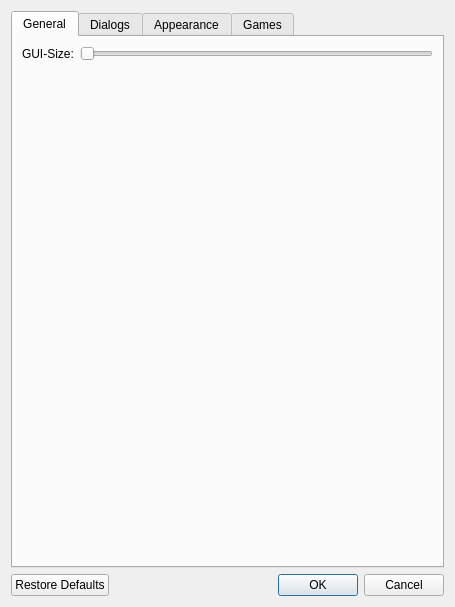
<?xml version="1.0" encoding="UTF-8"?>
<ui version="4.0">
 <class>dlgPreferences</class>
 <widget class="QDialog" name="dlgPreferences">
  <property name="geometry">
   <rect>
    <x>0</x>
    <y>0</y>
    <width>455</width>
    <height>607</height>
   </rect>
  </property>
  <property name="sizePolicy">
   <sizepolicy hsizetype="Fixed" vsizetype="Fixed">
    <horstretch>0</horstretch>
    <verstretch>0</verstretch>
   </sizepolicy>
  </property>
  <property name="windowTitle">
   <string>Dialog</string>
  </property>
  <layout class="QVBoxLayout" name="verticalLayout_6">
   <item>
    <widget class="QTabWidget" name="tabWidget">
     <property name="enabled">
      <bool>true</bool>
     </property>
     <property name="tabPosition">
      <enum>QTabWidget::North</enum>
     </property>
     <property name="tabShape">
      <enum>QTabWidget::Rounded</enum>
     </property>
     <property name="currentIndex">
      <number>0</number>
     </property>
     <widget class="QWidget" name="tabGeneral">
      <attribute name="title">
       <string>General</string>
      </attribute>
      <layout class="QVBoxLayout" name="verticalLayout_7">
       <item>
        <layout class="QHBoxLayout" name="horizontalLayout">
         <item>
          <widget class="qlWin::CtrlLabel" name="m_pLblGuiSize">
           <property name="text">
            <string>GUI-Size:</string>
           </property>
          </widget>
         </item>
         <item>
          <widget class="qlWin::CtrlSlider" name="m_pSldGuiSize">
           <property name="orientation">
            <enum>Qt::Horizontal</enum>
           </property>
          </widget>
         </item>
        </layout>
       </item>
       <item>
        <spacer name="verticalSpacer_4">
         <property name="orientation">
          <enum>Qt::Vertical</enum>
         </property>
         <property name="sizeHint" stdset="0">
          <size>
           <width>20</width>
           <height>413</height>
          </size>
         </property>
        </spacer>
       </item>
      </layout>
     </widget>
     <widget class="QWidget" name="tabDialogs">
      <attribute name="title">
       <string>Dialogs</string>
      </attribute>
      <layout class="QVBoxLayout" name="verticalLayout_9">
       <item>
        <widget class="QGroupBox" name="groupBox">
         <property name="title">
          <string>Navigator</string>
         </property>
         <layout class="QVBoxLayout" name="verticalLayout_8">
          <item>
           <layout class="QHBoxLayout" name="horizontalLayout_2">
            <item>
             <widget class="QLabel" name="m_pLblNavFrame">
              <property name="enabled">
               <bool>true</bool>
              </property>
              <property name="minimumSize">
               <size>
                <width>90</width>
                <height>0</height>
               </size>
              </property>
              <property name="text">
               <string>Visible Frame:</string>
              </property>
             </widget>
            </item>
            <item>
             <widget class="QLabel" name="m_pLblNavFrameThickness">
              <property name="text">
               <string>Thickness:</string>
              </property>
             </widget>
            </item>
            <item>
             <widget class="qlWin::CtrlSpinBox" name="m_pSbNavFrameThickness">
              <property name="suffix">
               <string/>
              </property>
              <property name="minimum">
               <number>1</number>
              </property>
              <property name="maximum">
               <number>5</number>
              </property>
             </widget>
            </item>
            <item>
             <widget class="qlWin::CtrlCheckBox" name="m_pCbNavFrameInvert">
              <property name="enabled">
               <bool>true</bool>
              </property>
              <property name="text">
               <string>Invert</string>
              </property>
             </widget>
            </item>
            <item>
             <widget class="qlWin::CtrlColorButton" name="m_pBtnNavFrameCol">
              <property name="enabled">
               <bool>true</bool>
              </property>
              <property name="minimumSize">
               <size>
                <width>25</width>
                <height>25</height>
               </size>
              </property>
              <property name="maximumSize">
               <size>
                <width>25</width>
                <height>25</height>
               </size>
              </property>
              <property name="text">
               <string/>
              </property>
             </widget>
            </item>
            <item>
             <spacer name="horizontalSpacer">
              <property name="orientation">
               <enum>Qt::Horizontal</enum>
              </property>
              <property name="sizeHint" stdset="0">
               <size>
                <width>40</width>
                <height>20</height>
               </size>
              </property>
             </spacer>
            </item>
           </layout>
          </item>
         </layout>
        </widget>
       </item>
       <item>
        <widget class="QGroupBox" name="groupBox_6">
         <property name="title">
          <string>Protocol</string>
         </property>
         <layout class="QHBoxLayout" name="horizontalLayout_3">
          <item>
           <widget class="QLabel" name="m_pLblPrtclSnapshoot">
            <property name="enabled">
             <bool>true</bool>
            </property>
            <property name="minimumSize">
             <size>
              <width>90</width>
              <height>0</height>
             </size>
            </property>
            <property name="text">
             <string>Snapshoot:</string>
            </property>
           </widget>
          </item>
          <item>
           <widget class="QLabel" name="m_pLblPrtclSnapshootWidth">
            <property name="text">
             <string>Width:</string>
            </property>
           </widget>
          </item>
          <item>
           <widget class="qlWin::CtrlSpinBox" name="m_pSbPrtclSnapshootWidth">
            <property name="suffix">
             <string/>
            </property>
            <property name="minimum">
             <number>1</number>
            </property>
            <property name="maximum">
             <number>5</number>
            </property>
           </widget>
          </item>
          <item>
           <widget class="QLabel" name="m_pLblPrtclSnapshootHeight">
            <property name="text">
             <string>Height:</string>
            </property>
           </widget>
          </item>
          <item>
           <widget class="qlWin::CtrlSpinBox" name="m_pSbPrtclSnapshootHeight">
            <property name="suffix">
             <string/>
            </property>
            <property name="minimum">
             <number>1</number>
            </property>
            <property name="maximum">
             <number>5</number>
            </property>
           </widget>
          </item>
          <item>
           <spacer name="horizontalSpacer_2">
            <property name="orientation">
             <enum>Qt::Horizontal</enum>
            </property>
            <property name="sizeHint" stdset="0">
             <size>
              <width>88</width>
              <height>20</height>
             </size>
            </property>
           </spacer>
          </item>
         </layout>
        </widget>
       </item>
       <item>
        <spacer name="verticalSpacer">
         <property name="orientation">
          <enum>Qt::Vertical</enum>
         </property>
         <property name="sizeHint" stdset="0">
          <size>
           <width>20</width>
           <height>189</height>
          </size>
         </property>
        </spacer>
       </item>
      </layout>
     </widget>
     <widget class="QWidget" name="tabAppearance">
      <attribute name="title">
       <string>Appearance</string>
      </attribute>
      <layout class="QGridLayout" name="gridLayout">
       <item row="0" column="0">
        <widget class="QGroupBox" name="groupBox_2">
         <property name="title">
          <string>Section Marker</string>
         </property>
         <layout class="QVBoxLayout" name="verticalLayout">
          <item>
           <layout class="QHBoxLayout" name="horizontalLayout_14">
            <item>
             <widget class="QLabel" name="m_pLblSection2">
              <property name="enabled">
               <bool>true</bool>
              </property>
              <property name="minimumSize">
               <size>
                <width>90</width>
                <height>0</height>
               </size>
              </property>
              <property name="text">
               <string>Half Cut:</string>
              </property>
             </widget>
            </item>
            <item>
             <widget class="QLabel" name="m_pLblSection2Thickness">
              <property name="text">
               <string>Thickness:</string>
              </property>
             </widget>
            </item>
            <item>
             <widget class="qlWin::CtrlSpinBox" name="m_pSbSection2Thickness">
              <property name="suffix">
               <string/>
              </property>
              <property name="minimum">
               <number>1</number>
              </property>
              <property name="maximum">
               <number>5</number>
              </property>
             </widget>
            </item>
            <item>
             <widget class="qlWin::CtrlCheckBox" name="m_pCbSection2Invert">
              <property name="enabled">
               <bool>true</bool>
              </property>
              <property name="text">
               <string>Invert</string>
              </property>
             </widget>
            </item>
            <item>
             <widget class="qlWin::CtrlColorButton" name="m_pBtnSection2Col">
              <property name="enabled">
               <bool>true</bool>
              </property>
              <property name="minimumSize">
               <size>
                <width>25</width>
                <height>25</height>
               </size>
              </property>
              <property name="maximumSize">
               <size>
                <width>25</width>
                <height>25</height>
               </size>
              </property>
              <property name="text">
               <string/>
              </property>
             </widget>
            </item>
            <item>
             <spacer name="horizontalSpacer_13">
              <property name="orientation">
               <enum>Qt::Horizontal</enum>
              </property>
              <property name="sizeHint" stdset="0">
               <size>
                <width>40</width>
                <height>20</height>
               </size>
              </property>
             </spacer>
            </item>
           </layout>
          </item>
          <item>
           <layout class="QHBoxLayout" name="horizontalLayout_15">
            <item>
             <widget class="QLabel" name="m_pLblSection3">
              <property name="enabled">
               <bool>true</bool>
              </property>
              <property name="minimumSize">
               <size>
                <width>90</width>
                <height>0</height>
               </size>
              </property>
              <property name="text">
               <string>Third Cut:</string>
              </property>
             </widget>
            </item>
            <item>
             <widget class="QLabel" name="m_pLblSection3Thickness">
              <property name="text">
               <string>Thickness:</string>
              </property>
             </widget>
            </item>
            <item>
             <widget class="qlWin::CtrlSpinBox" name="m_pSbSection3Thickness">
              <property name="suffix">
               <string/>
              </property>
              <property name="minimum">
               <number>1</number>
              </property>
              <property name="maximum">
               <number>5</number>
              </property>
             </widget>
            </item>
            <item>
             <widget class="qlWin::CtrlCheckBox" name="m_pCbSection3Invert">
              <property name="enabled">
               <bool>true</bool>
              </property>
              <property name="text">
               <string>Invert</string>
              </property>
             </widget>
            </item>
            <item>
             <widget class="qlWin::CtrlColorButton" name="m_pBtnSection3Col">
              <property name="enabled">
               <bool>true</bool>
              </property>
              <property name="minimumSize">
               <size>
                <width>25</width>
                <height>25</height>
               </size>
              </property>
              <property name="maximumSize">
               <size>
                <width>25</width>
                <height>25</height>
               </size>
              </property>
              <property name="text">
               <string/>
              </property>
             </widget>
            </item>
            <item>
             <spacer name="horizontalSpacer_14">
              <property name="orientation">
               <enum>Qt::Horizontal</enum>
              </property>
              <property name="sizeHint" stdset="0">
               <size>
                <width>40</width>
                <height>20</height>
               </size>
              </property>
             </spacer>
            </item>
           </layout>
          </item>
          <item>
           <layout class="QHBoxLayout" name="horizontalLayout_16">
            <item>
             <widget class="QLabel" name="m_pLblSectionGoldenCut">
              <property name="enabled">
               <bool>true</bool>
              </property>
              <property name="minimumSize">
               <size>
                <width>90</width>
                <height>0</height>
               </size>
              </property>
              <property name="text">
               <string>Golden Cut:</string>
              </property>
             </widget>
            </item>
            <item>
             <widget class="QLabel" name="m_pLblSectionGoldenCutThickness">
              <property name="text">
               <string>Thickness:</string>
              </property>
             </widget>
            </item>
            <item>
             <widget class="qlWin::CtrlSpinBox" name="m_pSbSectionGoldenCutThickness">
              <property name="suffix">
               <string/>
              </property>
              <property name="minimum">
               <number>1</number>
              </property>
              <property name="maximum">
               <number>5</number>
              </property>
             </widget>
            </item>
            <item>
             <widget class="qlWin::CtrlCheckBox" name="m_pCbSectionGoldenCutInvert">
              <property name="enabled">
               <bool>true</bool>
              </property>
              <property name="text">
               <string>Invert</string>
              </property>
             </widget>
            </item>
            <item>
             <widget class="qlWin::CtrlColorButton" name="m_pBtnSectionGoldenCutCol">
              <property name="enabled">
               <bool>true</bool>
              </property>
              <property name="minimumSize">
               <size>
                <width>25</width>
                <height>25</height>
               </size>
              </property>
              <property name="maximumSize">
               <size>
                <width>25</width>
                <height>25</height>
               </size>
              </property>
              <property name="text">
               <string/>
              </property>
             </widget>
            </item>
            <item>
             <spacer name="horizontalSpacer_15">
              <property name="orientation">
               <enum>Qt::Horizontal</enum>
              </property>
              <property name="sizeHint" stdset="0">
               <size>
                <width>40</width>
                <height>20</height>
               </size>
              </property>
             </spacer>
            </item>
           </layout>
          </item>
          <item>
           <layout class="QHBoxLayout" name="horizontalLayout_17">
            <item>
             <widget class="QLabel" name="m_pLblSectionGoldenSpiral">
              <property name="enabled">
               <bool>true</bool>
              </property>
              <property name="minimumSize">
               <size>
                <width>90</width>
                <height>0</height>
               </size>
              </property>
              <property name="text">
               <string>Golden Spiral:</string>
              </property>
             </widget>
            </item>
            <item>
             <widget class="QLabel" name="m_pLblSectionGoldenSpiralThickness">
              <property name="text">
               <string>Thickness:</string>
              </property>
             </widget>
            </item>
            <item>
             <widget class="qlWin::CtrlSpinBox" name="m_pSbSectionGoldenSpiralThickness">
              <property name="suffix">
               <string/>
              </property>
              <property name="minimum">
               <number>1</number>
              </property>
              <property name="maximum">
               <number>5</number>
              </property>
             </widget>
            </item>
            <item>
             <widget class="qlWin::CtrlCheckBox" name="m_pCbSectionGoldenSpiralInvert">
              <property name="enabled">
               <bool>true</bool>
              </property>
              <property name="text">
               <string>Invert</string>
              </property>
             </widget>
            </item>
            <item>
             <widget class="qlWin::CtrlColorButton" name="m_pBtnSectionGoldenSpiralCol">
              <property name="enabled">
               <bool>true</bool>
              </property>
              <property name="minimumSize">
               <size>
                <width>25</width>
                <height>25</height>
               </size>
              </property>
              <property name="maximumSize">
               <size>
                <width>25</width>
                <height>25</height>
               </size>
              </property>
              <property name="text">
               <string/>
              </property>
             </widget>
            </item>
            <item>
             <spacer name="horizontalSpacer_16">
              <property name="orientation">
               <enum>Qt::Horizontal</enum>
              </property>
              <property name="sizeHint" stdset="0">
               <size>
                <width>40</width>
                <height>20</height>
               </size>
              </property>
             </spacer>
            </item>
           </layout>
          </item>
         </layout>
        </widget>
       </item>
       <item row="1" column="0">
        <spacer name="verticalSpacer_2">
         <property name="orientation">
          <enum>Qt::Vertical</enum>
         </property>
         <property name="sizeHint" stdset="0">
          <size>
           <width>20</width>
           <height>40</height>
          </size>
         </property>
        </spacer>
       </item>
      </layout>
     </widget>
     <widget class="QWidget" name="tab">
      <attribute name="title">
       <string>Games</string>
      </attribute>
      <layout class="QVBoxLayout" name="verticalLayout_5">
       <item>
        <widget class="QGroupBox" name="groupBox_4">
         <property name="title">
          <string>Window Gradient</string>
         </property>
         <layout class="QVBoxLayout" name="verticalLayout_2">
          <item>
           <layout class="QHBoxLayout" name="horizontalLayout_9">
            <item>
             <widget class="QLabel" name="m_pLblColorTop">
              <property name="enabled">
               <bool>false</bool>
              </property>
              <property name="minimumSize">
               <size>
                <width>90</width>
                <height>0</height>
               </size>
              </property>
              <property name="text">
               <string>Top Color:</string>
              </property>
             </widget>
            </item>
            <item>
             <widget class="QPushButton" name="m_pColorTop">
              <property name="enabled">
               <bool>false</bool>
              </property>
              <property name="minimumSize">
               <size>
                <width>25</width>
                <height>25</height>
               </size>
              </property>
              <property name="maximumSize">
               <size>
                <width>25</width>
                <height>25</height>
               </size>
              </property>
              <property name="text">
               <string/>
              </property>
             </widget>
            </item>
            <item>
             <spacer name="horizontalSpacer_8">
              <property name="orientation">
               <enum>Qt::Horizontal</enum>
              </property>
              <property name="sizeHint" stdset="0">
               <size>
                <width>40</width>
                <height>20</height>
               </size>
              </property>
             </spacer>
            </item>
           </layout>
          </item>
          <item>
           <layout class="QHBoxLayout" name="horizontalLayout_10">
            <item>
             <widget class="QLabel" name="m_pLblColorBottom">
              <property name="enabled">
               <bool>false</bool>
              </property>
              <property name="minimumSize">
               <size>
                <width>90</width>
                <height>0</height>
               </size>
              </property>
              <property name="text">
               <string>Bottom Color:</string>
              </property>
             </widget>
            </item>
            <item>
             <widget class="QPushButton" name="m_pColorBottom">
              <property name="enabled">
               <bool>false</bool>
              </property>
              <property name="minimumSize">
               <size>
                <width>25</width>
                <height>25</height>
               </size>
              </property>
              <property name="maximumSize">
               <size>
                <width>25</width>
                <height>25</height>
               </size>
              </property>
              <property name="text">
               <string/>
              </property>
             </widget>
            </item>
            <item>
             <spacer name="horizontalSpacer_9">
              <property name="orientation">
               <enum>Qt::Horizontal</enum>
              </property>
              <property name="sizeHint" stdset="0">
               <size>
                <width>40</width>
                <height>20</height>
               </size>
              </property>
             </spacer>
            </item>
           </layout>
          </item>
          <item>
           <layout class="QHBoxLayout" name="horizontalLayout_13">
            <item>
             <widget class="QLabel" name="m_pLblColorText">
              <property name="enabled">
               <bool>false</bool>
              </property>
              <property name="minimumSize">
               <size>
                <width>90</width>
                <height>0</height>
               </size>
              </property>
              <property name="text">
               <string>Text Color:</string>
              </property>
             </widget>
            </item>
            <item>
             <widget class="QPushButton" name="m_pColorText">
              <property name="enabled">
               <bool>false</bool>
              </property>
              <property name="minimumSize">
               <size>
                <width>25</width>
                <height>25</height>
               </size>
              </property>
              <property name="maximumSize">
               <size>
                <width>25</width>
                <height>25</height>
               </size>
              </property>
              <property name="text">
               <string/>
              </property>
             </widget>
            </item>
            <item>
             <spacer name="horizontalSpacer_12">
              <property name="orientation">
               <enum>Qt::Horizontal</enum>
              </property>
              <property name="sizeHint" stdset="0">
               <size>
                <width>40</width>
                <height>20</height>
               </size>
              </property>
             </spacer>
            </item>
           </layout>
          </item>
         </layout>
        </widget>
       </item>
       <item>
        <widget class="QGroupBox" name="groupBox_3">
         <property name="title">
          <string>Section Buzzer</string>
         </property>
         <layout class="QVBoxLayout" name="verticalLayout_3">
          <item>
           <layout class="QHBoxLayout" name="horizontalLayout_6">
            <item>
             <widget class="QLabel" name="m_pLblColorBuzzerOpen">
              <property name="enabled">
               <bool>false</bool>
              </property>
              <property name="minimumSize">
               <size>
                <width>90</width>
                <height>0</height>
               </size>
              </property>
              <property name="text">
               <string>Open Color:</string>
              </property>
             </widget>
            </item>
            <item>
             <widget class="QPushButton" name="m_pColorBuzzerOpened">
              <property name="enabled">
               <bool>false</bool>
              </property>
              <property name="minimumSize">
               <size>
                <width>25</width>
                <height>25</height>
               </size>
              </property>
              <property name="maximumSize">
               <size>
                <width>25</width>
                <height>25</height>
               </size>
              </property>
              <property name="text">
               <string/>
              </property>
             </widget>
            </item>
            <item>
             <spacer name="horizontalSpacer_5">
              <property name="orientation">
               <enum>Qt::Horizontal</enum>
              </property>
              <property name="sizeHint" stdset="0">
               <size>
                <width>40</width>
                <height>20</height>
               </size>
              </property>
             </spacer>
            </item>
           </layout>
          </item>
          <item>
           <layout class="QHBoxLayout" name="horizontalLayout_7">
            <item>
             <widget class="QLabel" name="m_pLblColorBuzzerBuzzered">
              <property name="enabled">
               <bool>false</bool>
              </property>
              <property name="minimumSize">
               <size>
                <width>90</width>
                <height>0</height>
               </size>
              </property>
              <property name="text">
               <string>Buzzered Color:</string>
              </property>
             </widget>
            </item>
            <item>
             <widget class="QPushButton" name="m_pColorBuzzerBuzzered">
              <property name="enabled">
               <bool>false</bool>
              </property>
              <property name="minimumSize">
               <size>
                <width>25</width>
                <height>25</height>
               </size>
              </property>
              <property name="maximumSize">
               <size>
                <width>25</width>
                <height>25</height>
               </size>
              </property>
              <property name="text">
               <string/>
              </property>
             </widget>
            </item>
            <item>
             <spacer name="horizontalSpacer_6">
              <property name="orientation">
               <enum>Qt::Horizontal</enum>
              </property>
              <property name="sizeHint" stdset="0">
               <size>
                <width>40</width>
                <height>20</height>
               </size>
              </property>
             </spacer>
            </item>
           </layout>
          </item>
          <item>
           <layout class="QHBoxLayout" name="horizontalLayout_8">
            <item>
             <widget class="QLabel" name="m_pLblColorBuzzerLocked">
              <property name="enabled">
               <bool>false</bool>
              </property>
              <property name="minimumSize">
               <size>
                <width>90</width>
                <height>0</height>
               </size>
              </property>
              <property name="text">
               <string>Locked Color:</string>
              </property>
             </widget>
            </item>
            <item>
             <widget class="QPushButton" name="m_pColorBuzzerLocked">
              <property name="enabled">
               <bool>false</bool>
              </property>
              <property name="minimumSize">
               <size>
                <width>25</width>
                <height>25</height>
               </size>
              </property>
              <property name="maximumSize">
               <size>
                <width>25</width>
                <height>25</height>
               </size>
              </property>
              <property name="text">
               <string/>
              </property>
             </widget>
            </item>
            <item>
             <spacer name="horizontalSpacer_7">
              <property name="orientation">
               <enum>Qt::Horizontal</enum>
              </property>
              <property name="sizeHint" stdset="0">
               <size>
                <width>40</width>
                <height>20</height>
               </size>
              </property>
             </spacer>
            </item>
           </layout>
          </item>
         </layout>
        </widget>
       </item>
       <item>
        <widget class="QGroupBox" name="groupBox_5">
         <property name="title">
          <string>Points</string>
         </property>
         <layout class="QVBoxLayout" name="verticalLayout_4">
          <item>
           <layout class="QHBoxLayout" name="horizontalLayout_11">
            <item>
             <widget class="QLabel" name="m_pLblColorPointsFrame">
              <property name="enabled">
               <bool>false</bool>
              </property>
              <property name="minimumSize">
               <size>
                <width>90</width>
                <height>0</height>
               </size>
              </property>
              <property name="midLineWidth">
               <number>4</number>
              </property>
              <property name="text">
               <string>Frame Color:</string>
              </property>
             </widget>
            </item>
            <item>
             <widget class="QPushButton" name="m_pColorPointsFrame">
              <property name="enabled">
               <bool>false</bool>
              </property>
              <property name="minimumSize">
               <size>
                <width>25</width>
                <height>25</height>
               </size>
              </property>
              <property name="maximumSize">
               <size>
                <width>25</width>
                <height>25</height>
               </size>
              </property>
              <property name="text">
               <string/>
              </property>
             </widget>
            </item>
            <item>
             <spacer name="horizontalSpacer_10">
              <property name="orientation">
               <enum>Qt::Horizontal</enum>
              </property>
              <property name="sizeHint" stdset="0">
               <size>
                <width>40</width>
                <height>20</height>
               </size>
              </property>
             </spacer>
            </item>
           </layout>
          </item>
          <item>
           <layout class="QHBoxLayout" name="horizontalLayout_12">
            <item>
             <widget class="QLabel" name="m_pLblColorPoints">
              <property name="enabled">
               <bool>false</bool>
              </property>
              <property name="minimumSize">
               <size>
                <width>90</width>
                <height>0</height>
               </size>
              </property>
              <property name="text">
               <string>Color:</string>
              </property>
             </widget>
            </item>
            <item>
             <widget class="QPushButton" name="m_pColorPoints">
              <property name="enabled">
               <bool>false</bool>
              </property>
              <property name="minimumSize">
               <size>
                <width>25</width>
                <height>25</height>
               </size>
              </property>
              <property name="maximumSize">
               <size>
                <width>25</width>
                <height>25</height>
               </size>
              </property>
              <property name="text">
               <string/>
              </property>
             </widget>
            </item>
            <item>
             <spacer name="horizontalSpacer_11">
              <property name="orientation">
               <enum>Qt::Horizontal</enum>
              </property>
              <property name="sizeHint" stdset="0">
               <size>
                <width>40</width>
                <height>20</height>
               </size>
              </property>
             </spacer>
            </item>
           </layout>
          </item>
          <item>
           <spacer name="verticalSpacer_3">
            <property name="orientation">
             <enum>Qt::Vertical</enum>
            </property>
            <property name="sizeHint" stdset="0">
             <size>
              <width>20</width>
              <height>41</height>
             </size>
            </property>
           </spacer>
          </item>
         </layout>
        </widget>
       </item>
      </layout>
     </widget>
    </widget>
   </item>
   <item>
    <widget class="QDialogButtonBox" name="m_pButtonBox">
     <property name="orientation">
      <enum>Qt::Horizontal</enum>
     </property>
     <property name="standardButtons">
      <set>QDialogButtonBox::Cancel|QDialogButtonBox::Ok|QDialogButtonBox::RestoreDefaults</set>
     </property>
    </widget>
   </item>
  </layout>
 </widget>
 <customwidgets>
  <customwidget>
   <class>qlWin::CtrlLabel</class>
   <extends>QLabel</extends>
   <header location="global">ctrlLabel.h</header>
  </customwidget>
  <customwidget>
   <class>qlWin::CtrlColorButton</class>
   <extends>QPushButton</extends>
   <header location="global">ctrlColorButton.h</header>
  </customwidget>
  <customwidget>
   <class>qlWin::CtrlSpinBox</class>
   <extends>QSpinBox</extends>
   <header location="global">ctrlSpinBox.h</header>
  </customwidget>
  <customwidget>
   <class>qlWin::CtrlCheckBox</class>
   <extends>QCheckBox</extends>
   <header location="global">ctrlCheckBox.h</header>
  </customwidget>
  <customwidget>
   <class>qlWin::CtrlSlider</class>
   <extends>QSlider</extends>
   <header location="global">ctrlSlider.h</header>
  </customwidget>
 </customwidgets>
 <resources/>
 <connections>
  <connection>
   <sender>m_pButtonBox</sender>
   <signal>accepted()</signal>
   <receiver>dlgPreferences</receiver>
   <slot>accept()</slot>
   <hints>
    <hint type="sourcelabel">
     <x>248</x>
     <y>254</y>
    </hint>
    <hint type="destinationlabel">
     <x>157</x>
     <y>274</y>
    </hint>
   </hints>
  </connection>
  <connection>
   <sender>m_pButtonBox</sender>
   <signal>rejected()</signal>
   <receiver>dlgPreferences</receiver>
   <slot>reject()</slot>
   <hints>
    <hint type="sourcelabel">
     <x>316</x>
     <y>260</y>
    </hint>
    <hint type="destinationlabel">
     <x>286</x>
     <y>274</y>
    </hint>
   </hints>
  </connection>
 </connections>
</ui>
